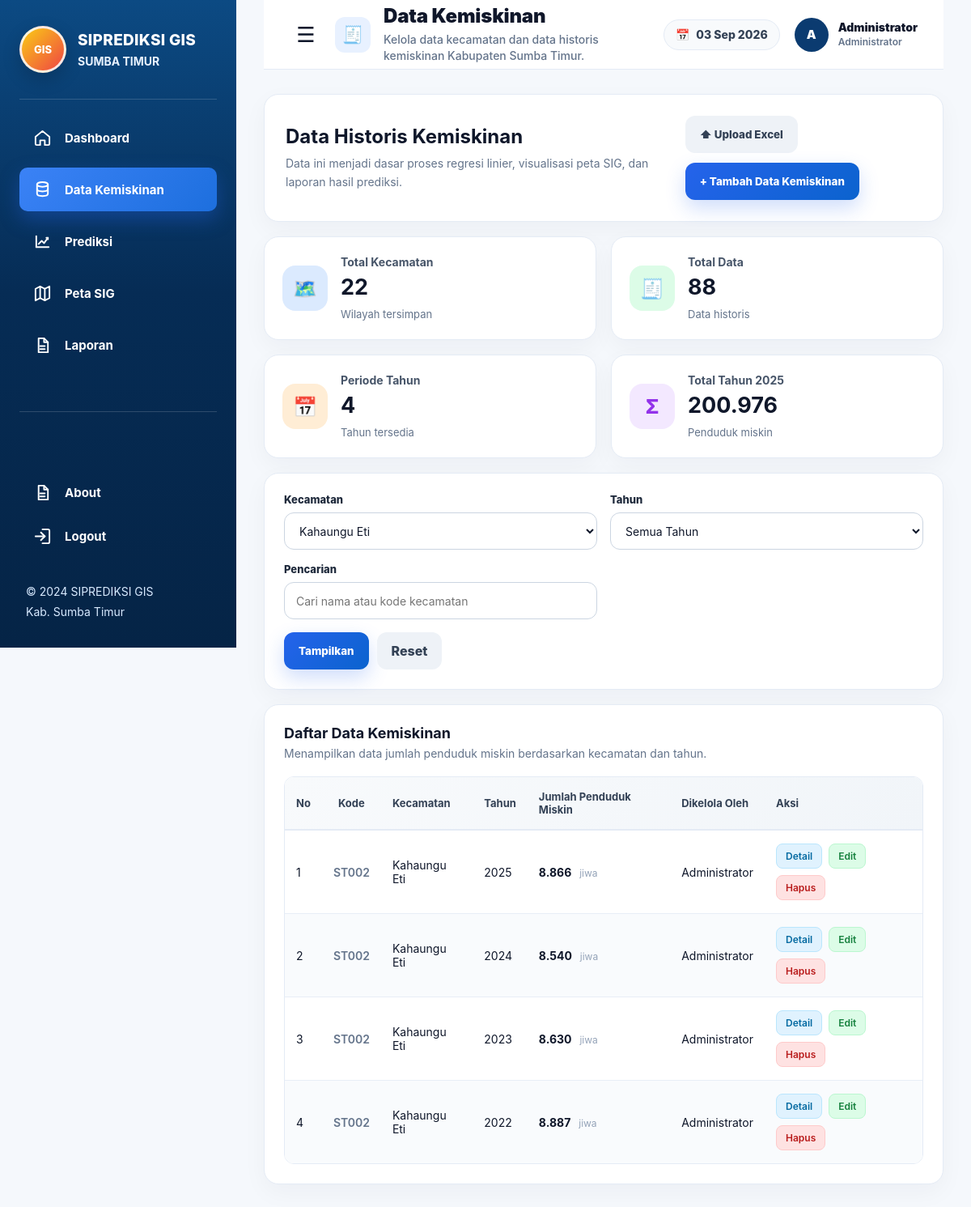
Screenshot of /data-kemiskinan/index.php?kecamatan=3 (signed in) with the database file from the repository.
### tables this page shows
CREATE TABLE `data_kemiskinan` (
  `id_data` int(10) UNSIGNED NOT NULL,
  `id_kecamatan` int(10) UNSIGNED NOT NULL,
  `id_admin` int(10) UNSIGNED DEFAULT NULL,
  `tahun` year(4) NOT NULL,
  `jumlah_penduduk_miskin` int(10) UNSIGNED NOT NULL,
  `sumber_data` varchar(100) DEFAULT NULL,
  `keterangan` text DEFAULT NULL
);

CREATE TABLE `kecamatan` (
  `id_kecamatan` int(10) UNSIGNED NOT NULL,
  `id_admin` int(10) UNSIGNED DEFAULT NULL,
  `kode_kecamatan` varchar(30) NOT NULL,
  `kode_panel` varchar(3) DEFAULT NULL,
  `nama_kecamatan` varchar(100) NOT NULL,
  `luas_wilayah_km2` decimal(12,4) DEFAULT NULL,
  `geojson_wilayah` longtext DEFAULT NULL,
  `status_aktif` tinyint(1) NOT NULL DEFAULT 1
);

### data-kemiskinan/index.php (the view, shortened to what this page needs)
<?php
require_once __DIR__ . "/../koneksi.php";
function getSingleValue($koneksi, $query, $default = 0)
{
    $result = mysqli_query($koneksi, $query);
    $row = mysqli_fetch_row($result);
    return $row[0] ?? $default;
}
$kecamatanList = [];
$queryKecamatan = mysqli_query(
    $koneksi,
    "SELECT id_kecamatan, kode_kecamatan, nama_kecamatan
     FROM kecamatan
     ORDER BY nama_kecamatan ASC"
);
if ($queryKecamatan) {
    while ($row = mysqli_fetch_assoc($queryKecamatan)) {
        $kecamatanList[] = $row;
    }
}
$filter_kecamatan = $_GET["kecamatan"] ?? "";
$keyword = trim($_GET["keyword"] ?? "");
$where = [];
if ($filter_kecamatan !== "") {
    $where[] = "d.id_kecamatan = " . (int) $filter_kecamatan;
}
$whereSql = "";
if (!empty($where)) {
    $whereSql = "WHERE " . implode(" AND ", $where);
}
$dataKemiskinan = [];
$queryData = mysqli_query(
    $koneksi,
    "SELECT
        d.id_data,
        d.id_kecamatan,
        d.tahun,
        d.jumlah_penduduk_miskin,
        k.kode_kecamatan,
        k.nama_kecamatan,
        a.nama_admin
     FROM data_kemiskinan d
     INNER JOIN kecamatan k ON k.id_kecamatan = d.id_kecamatan
     LEFT JOIN admin a ON a.id_admin = d.id_admin
     $whereSql
     ORDER BY d.tahun DESC, k.nama_kecamatan ASC"
);
if ($queryData) {
    while ($row = mysqli_fetch_assoc($queryData)) {
        $dataKemiskinan[] = $row;
    }
}
$totalKecamatan = getSingleValue($koneksi, "SELECT COUNT(*) FROM kecamatan");
$totalData = getSingleValue($koneksi, "SELECT COUNT(*) FROM data_kemiskinan");
$totalTahun = getSingleValue($koneksi, "SELECT COUNT(DISTINCT tahun) FROM data_kemiskinan");
$tahunTerbaru = getSingleValue($koneksi, "SELECT MAX(tahun) FROM data_kemiskinan", "-");
$totalMiskinTerbaru = 0;
if ($tahunTerbaru !== "-" && $tahunTerbaru !== null) {
    $totalMiskinTerbaru = getSingleValue(
        $koneksi,
        "SELECT COALESCE(SUM(jumlah_penduduk_miskin), 0)
         FROM data_kemiskinan
         WHERE tahun = " . (int) $tahunTerbaru
    );
}
?>
<!DOCTYPE html>
<html lang="id">
<head>
    <link rel="stylesheet" href="../style-sidebar.css">
    <link rel="stylesheet" href="../style-header.css">
    <link rel="stylesheet" href="style-data-kemiskinan.css">
</head>
<body>
<?php include __DIR__ . "/../sidebar.php"; ?>
<main class="main-content">
    <?php
    require_once __DIR__ . '/../template-header.php';
    ?>
    <section class="page-heading">
        <div>
            <h2>Data Historis Kemiskinan</h2>
            <p>Data ini menjadi dasar proses regresi linier, visualisasi peta SIG, dan laporan hasil prediksi.</p>
        </div>
        <div class="heading-actions">
            <button type="button" class="btn-secondary" data-open-modal="modalImportExcel">
                ⬆ Upload Excel
            </button>
            <button type="button" class="btn-primary" data-open-modal="modalTambahData">
                + Tambah Data Kemiskinan
            </button>
        </div>
    </section>
    <section class="summary-grid">
        <div class="summary-card blue">
            <div class="summary-icon">🗺️</div>
            <div>
                <p>Total Kecamatan</p>
                <h3><?= number_format($totalKecamatan, 0, ",", "."); ?></h3>
                <span>Wilayah tersimpan</span>
            </div>
        </div>
        <div class="summary-card green">
            <div class="summary-icon">🧾</div>
            <div>
                <p>Total Data</p>
                <h3><?= number_format($totalData, 0, ",", "."); ?></h3>
                <span>Data historis</span>
            </div>
        </div>
        <div class="summary-card orange">
            <div class="summary-icon">📅</div>
            <div>
                <p>Periode Tahun</p>
                <h3><?= number_format($totalTahun, 0, ",", "."); ?></h3>
                <span>Tahun tersedia</span>
            </div>
        </div>
        <div class="summary-card purple">
            <div class="summary-icon">Σ</div>
            <div>
                <p>Total Tahun <?= htmlspecialchars($tahunTerbaru); ?></p>
                <h3><?= number_format($totalMiskinTerbaru, 0, ",", "."); ?></h3>
                <span>Penduduk miskin</span>
            </div>
        </div>
    </section>
    <section class="filter-card">
        <form method="GET" action="" class="filter-form">
            <div class="form-group">
                <label for="kecamatan">Kecamatan</label>
                <select name="kecamatan" id="kecamatan">
                    <?php foreach ($kecamatanList as $kecamatan) : ?>
                        <option
                            value="<?= (int) $kecamatan["id_kecamatan"]; ?>"
                            <?= (string) $filter_kecamatan === (string) $kecamatan["id_kecamatan"] ? "selected" : ""; ?>
                        >
                            <?= htmlspecialchars($kecamatan["nama_kecamatan"]); ?>
                        </option>
                    <?php endforeach; ?>
                </select>
            </div>
            <div class="form-group">
                <label for="tahun">Tahun</label>
                <select name="tahun" id="tahun">
                    <option value="">Semua Tahun</option>
                </select>
            </div>
            <div class="form-group search-group">
                <label for="keyword">Pencarian</label>
                <input
                    type="text"
                    name="keyword"
                    id="keyword"
                    placeholder="Cari nama atau kode kecamatan"
                    value="<?= htmlspecialchars($keyword); ?>"
                >
            </div>
            <div class="filter-actions">
                <button type="submit" class="btn-filter">Tampilkan</button>
                <a href="index.php" class="btn-reset">Reset</a>
            </div>
        </form>
    </section>
    <section class="table-card">
        <div class="table-header">
            <div>
                <h3>Daftar Data Kemiskinan</h3>
                <p>Menampilkan data jumlah penduduk miskin berdasarkan kecamatan dan tahun.</p>
            </div>
        </div>
        <div class="table-wrapper">
            <table>
                <thead>
                    <tr>
                        <th>No</th>
                        <th>Kode</th>
                        <th>Kecamatan</th>
                        <th>Tahun</th>
                        <th>Jumlah Penduduk Miskin</th>
                        <th>Dikelola Oleh</th>
                        <th>Aksi</th>
                    </tr>
                </thead>
                <tbody>
                    <?php if (!empty($dataKemiskinan)) : ?>
                        <?php $no = 1; ?>
                        <?php foreach ($dataKemiskinan as $data) : ?>
                            <tr>
                                <td><?= $no++; ?></td>
                                <td><?= htmlspecialchars($data["kode_kecamatan"]); ?></td>
                                <td><?= htmlspecialchars($data["nama_kecamatan"]); ?></td>
                                <td><?= htmlspecialchars($data["tahun"]); ?></td>
                                <td>
                                    <strong><?= number_format($data["jumlah_penduduk_miskin"], 0, ",", "."); ?></strong>
                                    <span class="unit">jiwa</span>
                                </td>
                                <td><?= htmlspecialchars($data["nama_admin"] ?? "-"); ?></td>
                                <td>
                                    <div class="action-buttons">
                                        <button
                                            type="button"
                                            class="btn-action btn-detail"
                                            data-detail
                                            data-kode="<?= htmlspecialchars($data["kode_kecamatan"], ENT_QUOTES); ?>"
                                            data-kecamatan="<?= htmlspecialchars($data["nama_kecamatan"], ENT_QUOTES); ?>"
                                            data-tahun="<?= htmlspecialchars($data["tahun"], ENT_QUOTES); ?>"
                                            data-jumlah="<?= (int) $data["jumlah_penduduk_miskin"]; ?>"
                                            data-admin="<?= htmlspecialchars($data["nama_admin"] ?? "-", ENT_QUOTES); ?>"
                                        >
                                            Detail
                                        </button>
                                        <button
                                            type="button"
                                            class="btn-action btn-edit"
                                            data-edit
                                            data-id="<?= (int) $data["id_data"]; ?>"
                                            data-id-kecamatan="<?= (int) $data["id_kecamatan"]; ?>"
                                            data-tahun="<?= htmlspecialchars($data["tahun"], ENT_QUOTES); ?>"
                                            data-jumlah="<?= (int) $data["jumlah_penduduk_miskin"]; ?>"
                                        >
                                            Edit
                                        </button>
                                        <button
                                            type="button"
                                            class="btn-action btn-delete"
                                            data-delete
                                            data-id="<?= (int) $data["id_data"]; ?>"
                                            data-kecamatan="<?= htmlspecialchars($data["nama_kecamatan"], ENT_QUOTES); ?>"
                                            data-tahun="<?= htmlspecialchars($data["tahun"], ENT_QUOTES); ?>"
                                        >
                                            Hapus
                                        </button>
                                    </div>
                                </td>
                            </tr>
                        <?php endforeach; ?>
                    <?php endif; ?>
                </tbody>
            </table>
         </div>
    </section>
</main>
</body>
</html>

### rows the page displays
data_kemiskinan: id_kecamatan.kode_kecamatan "ST002", id_kecamatan.nama_kecamatan "Kahaungu Eti", tahun "2025", jumlah_penduduk_miskin "8.866", id_admin.nama_admin "Administrator"
data_kemiskinan: id_kecamatan.kode_kecamatan "ST002", id_kecamatan.nama_kecamatan "Kahaungu Eti", tahun "2024", jumlah_penduduk_miskin "8.540", id_admin.nama_admin "Administrator"
data_kemiskinan: id_kecamatan.kode_kecamatan "ST002", id_kecamatan.nama_kecamatan "Kahaungu Eti", tahun "2023", jumlah_penduduk_miskin "8.630", id_admin.nama_admin "Administrator"
data_kemiskinan: id_kecamatan.kode_kecamatan "ST002", id_kecamatan.nama_kecamatan "Kahaungu Eti", tahun "2022", jumlah_penduduk_miskin "8.887", id_admin.nama_admin "Administrator"

### other values shown
$pageIcon "🧾"
$pageTitle "Data Kemiskinan"
$pageSubtitle "Kelola data kecamatan dan data historis kemiskinan Kabupaten Sumba Timur."
$avatarText "A"
$namaAdminHeader "Administrator"
$roleAdminHeader "Administrator"
$totalKecamatan "22"
$totalData "88"
$totalTahun "4"
$tahunTerbaru "2025"
$totalMiskinTerbaru "200.976"
form field kecamatan "Kahaungu Eti"
